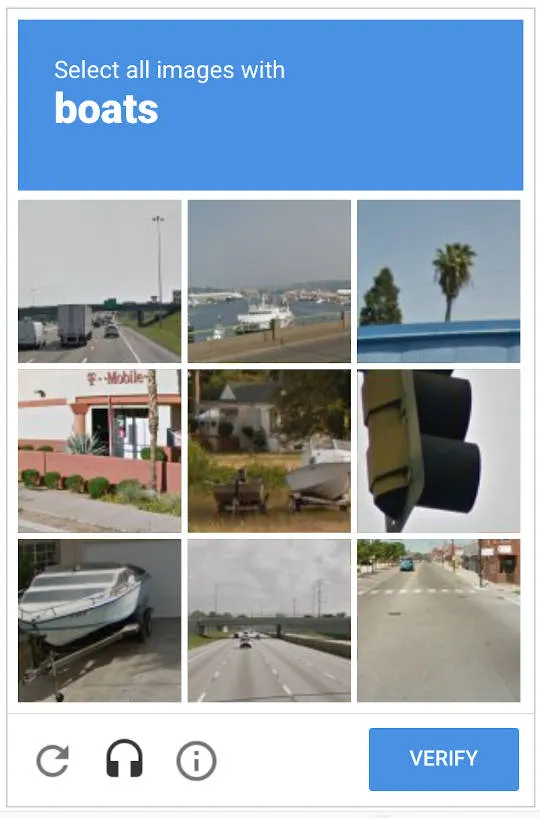
#> input picture debugs/captcha-samples/boats.jpg, 540 x 818 px, found by its file name
$ python validate_grid.py
#> lines starting #> are read from the running program, lines starting #| are printed output that depends on the picture; after the words box and inside, x2 and y2 are one past the last pixel; in counts of white or black regions, pixels touching at a corner belong together
"""验证改进后的网格检测算法。

算法核心：
  1. 用 Hough 检测强水平线 → 聚类
  2. 对 3×3 和 4×4 两种候选分别尝试：
     - 预期 cell 间距 = image_width / n
     - 在聚类中贪心匹配等距线序列（容差 15%）
  3. 选择匹配最好的候选

正确答案 (ground truth):
  boats.jpg        → 3×3, correct cells = [2, 5, 7]
  crosswalks.jpeg  → 3×3, correct cells = [1, 2, 7]
  traffic-lights.jpg → 4×4, correct cells = [2, 3, 4]
"""

import cv2
import numpy as np
from pathlib import Path

SAMPLES_DIR = Path("debugs/captcha-samples")
OUTPUT_DIR = Path("debugs/captcha")
OUTPUT_DIR.mkdir(parents=True, exist_ok=True)

SAMPLES = [
    ("boats", SAMPLES_DIR / "boats.jpg", 3),
    ("crosswalks", SAMPLES_DIR / "crosswalks.jpeg", 3),
    ("traffic-lights", SAMPLES_DIR / "traffic-lights.jpg", 4),
]


def find_horizontal_line_clusters(img: np.ndarray, merge_gap: int = 15) -> list[int]:
    """检测强水平线并聚类，返回 y 坐标列表。"""
    h, w = img.shape[:2]
    gray = cv2.cvtColor(img, cv2.COLOR_BGR2GRAY)

    edges = cv2.Canny(gray, 100, 200)
    lines = cv2.HoughLinesP(
        edges,
        rho=1,
        theta=np.pi / 180,
        threshold=int(w * 0.5),
        minLineLength=int(w * 0.4),
        maxLineGap=10,
    )

    y_positions = []
    if lines is not None:
        for line in lines:
            x1, y1, x2, y2 = line[0]
            angle = abs(np.arctan2(y2 - y1, x2 - x1) * 180 / np.pi)
            if angle < 5:
                y_positions.append((y1 + y2) // 2)

    y_positions.sort()

    # 聚类
    clusters = []
    for y in y_positions:
        if clusters and abs(y - clusters[-1]) < merge_gap:
            clusters[-1] = (clusters[-1] + y) // 2
        else:
            clusters.append(y)

    return clusters


def detect_grid_region(
    img: np.ndarray,
    tolerance: float = 0.15,
) -> tuple[int, int, int] | None:
    """检测网格区域。

    Returns:
        (grid_top_y, grid_bottom_y, grid_n) 或 None
    """
    h, w = img.shape[:2]
    clusters = find_horizontal_line_clusters(img)

    # 过滤掉顶部边框线 (y < 3% of h) 和底部边框线 (y > 97%)
    filtered = [y for y in clusters if h * 0.03 < y < h * 0.97]

    print(f"    Raw clusters: {clusters}")
    print(f"    Filtered:     {filtered}")

    best_score = float("inf")
    best_result = None

    for n in [3, 4]:
        expected_spacing = w / n

        # 从每个聚类开始，尝试贪心匹配 (n+1) 个等距点
        for start_idx in range(len(filtered)):
            matched = [filtered[start_idx]]

            for j in range(start_idx + 1, len(filtered)):
                expected_next = matched[-1] + expected_spacing
                if abs(filtered[j] - expected_next) < expected_spacing * tolerance:
                    matched.append(filtered[j])
                    if len(matched) == n + 1:
                        break

            if len(matched) == n + 1:
                spacings = [
                    matched[k + 1] - matched[k] for k in range(len(matched) - 1)
                ]
                avg_sp = sum(spacings) / len(spacings)
                # 分数 = 间距偏差 + cell 宽高比偏差
                spacing_score = sum(abs(s - avg_sp) for s in spacings)
                # cell 应该接近正方形
                cell_h = avg_sp
                cell_w = w / n
                aspect_score = abs(cell_h / cell_w - 1.0) * 100
                total_score = spacing_score + aspect_score

                if total_score < best_score:
                    best_score = total_score
                    best_result = (
                        matched[0],
                        matched[-1],
                        n,
                        matched,
                        spacings,
                        total_score,
                    )

    if best_result:
        top, bottom, n, matched, spacings, score = best_result
        print(
            f"    Best: {n}×{n}, lines={matched}, spacings={spacings}, score={score:.1f}"
        )
        return top, bottom, n

    # 回退：假设网格在底部正方形区域
    print("    FALLBACK: assuming bottom-square region, 3×3")
    return h - w, h, 3


def draw_grid(
    img: np.ndarray,
    grid_top: int,
    grid_bottom: int,
    grid_n: int,
) -> np.ndarray:
    """在图片上绘制网格和编号。"""
    vis = img.copy()
    h, w = img.shape[:2]
    grid_height = grid_bottom - grid_top
    cell_w = w / grid_n
    cell_h = grid_height / grid_n

    # 画 header/grid 分界线
    cv2.line(vis, (0, grid_top), (w, grid_top), (0, 0, 255), 2)

    cell_idx = 1
    for r in range(grid_n):
        for c in range(grid_n):
            x1 = int(c * cell_w)
            y1 = int(grid_top + r * cell_h)
            x2 = int((c + 1) * cell_w)
            y2 = int(grid_top + (r + 1) * cell_h)

            # 格子边框
            cv2.rectangle(vis, (x1, y1), (x2, y2), (0, 255, 255), 2)

            # 编号
            label = str(cell_idx)
            (tw, th), _ = cv2.getTextSize(label, cv2.FONT_HERSHEY_SIMPLEX, 0.9, 2)
            lx = x2 - tw - 8
            ly = y2 - 8
            cv2.rectangle(
                vis,
                (lx - 4, ly - th - 4),
                (lx + tw + 4, ly + 4),
                (255, 255, 255),
                cv2.FILLED,
            )
            cv2.putText(
                vis,
                label,
                (lx, ly),
                cv2.FONT_HERSHEY_SIMPLEX,
                0.9,
                (0, 0, 255),
                2,
                cv2.LINE_AA,
            )
            cell_idx += 1

    return vis


def main():
    print("=" * 60)
    print("网格检测算法验证")
    print("=" * 60)

    for name, path, expected_n in SAMPLES:
        print(f"\n{'─'*60}")
        print(f"  {name}: expected {expected_n}×{expected_n}")

        if not path.exists():
            print(f"    SKIP: not found")
            continue

        img = cv2.imread(str(path))
#> img is the input picture: shape (818, 540, 3); mean B, G, R 177.6, 164, 149.8
        h, w = img.shape[:2]
        print(f"    Image: {w}×{h}")
#|     Image: 540×818

        result = detect_grid_region(img)
#> in find_horizontal_line_clusters, `gray = cv2.cvtColor(img, cv2.COLOR_BGR2GRAY)`:
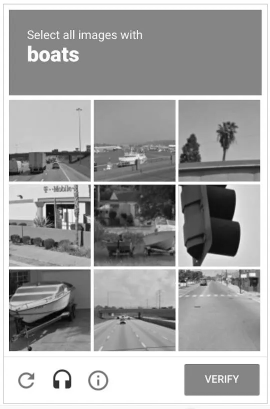
#> gray: shape (818, 540) (shown at 1/2 size); min 0, max 255, mean 161.3
#> in find_horizontal_line_clusters, `edges = cv2.Canny(gray, 100, 200)`:
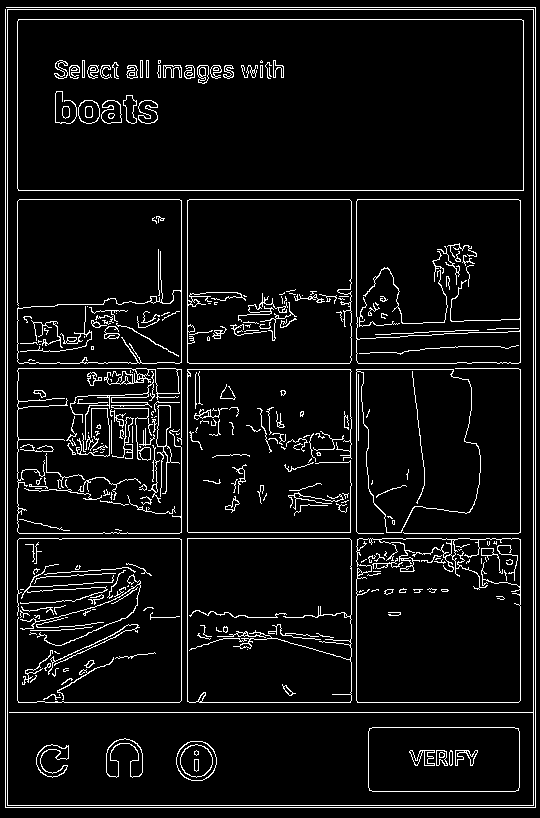
#> edges: shape (818, 540); 6.8% white in thin lines or dots
#> in find_horizontal_line_clusters, `lines = cv2.HoughLinesP( edges, rho=1, theta=np.pi / 180, threshold=in..`: lines = 21 rows, first 6: [7, 807, 7, 7], [5, 807, 5, 9], [535, 807, 535, 7], [533, 807, 533, 7], [17, 700, 17, 201], [6, 7, 534, 7]
#> the loop in find_horizontal_line_clusters, `for line in lines:` made 21 passes
#> (x1, y1, x2, y2, angle) on passes 1 to 8: (7, 807, 7, 7, 90), (5, 807, 5, 9, 90), (535, 807, 535, 7, 90), (533, 807, 533, 7, 90), (17, 700, 17, 201, 90), (6, 7, 534, 7, 0), (187, 712, 187, 190, 90), (8, 805, 532, 805, 0)
#> after the loop in find_horizontal_line_clusters, `for line in lines:`: y_positions = [7, 805, 807, 190, 9, 19, 199, 712, 702, 538, 363, 369]
#> the loop in find_horizontal_line_clusters, `for y in y_positions:` made 12 passes
#> y on passes 1 to 8: 7, 9, 19, 190, 199, 363, 369, 538
#> after the loop in find_horizontal_line_clusters, `for y in y_positions:`: clusters = [13, 194, 366, 538, 707, 806]
#> in detect_grid_region, `filtered = [y for y in clusters if h * 0.03 < y < h * 0.97]`: filtered = [194, 366, 538, 707]
#|     Raw clusters: [13, 194, 366, 538, 707, 806]
#|     Filtered:     [194, 366, 538, 707]
#> after the loop in detect_grid_region, `for n in [3, 4]:`: best_result = (194, 707, 3, [194, 366, 538, 707], [172, 172, 169], 9); best_score = 9
#> in detect_grid_region, `top, bottom, n, matched, spacings, score = best_result`: top = 194; bottom = 707; n = 3; matched = [194, 366, 538, 707]; spacings = [172, 172, 169]; score = 9
#|     Best: 3×3, lines=[194, 366, 538, 707], spacings=[172, 172, 169], score=9.0
#> result = (194, 707, 3)
        if result is None:
            print(f"    FAIL: could not detect grid")
            continue

        grid_top, grid_bottom, grid_n = result
#> grid_top = 194; grid_bottom = 707; grid_n = 3
        grid_h = grid_bottom - grid_top
#> grid_h = 513
        cell_w = w / grid_n
#> cell_w = 180
        cell_h = grid_h / grid_n
#> cell_h = 171

        match = "✓" if grid_n == expected_n else "✗"
#> match = '✓'
        print(f"    Result: {grid_n}×{grid_n} {match}")
#|     Result: 3×3 ✓
        print(f"    Grid: y=[{grid_top}, {grid_bottom}], h={grid_h}")
#|     Grid: y=[194, 707], h=513
        print(f"    Cell: {cell_w:.1f}×{cell_h:.1f}, aspect={cell_h/cell_w:.3f}")
#|     Cell: 180.0×171.0, aspect=0.950

        # 保存标注图
        vis = draw_grid(img, grid_top, grid_bottom, grid_n)
#> in draw_grid, `grid_height = grid_bottom - grid_top`: grid_height = 513
#> in draw_grid, `cell_w = w / grid_n`: cell_w = 180
#> in draw_grid, `cell_h = grid_height / grid_n`: cell_h = 171
#> in draw_grid, `cv2.line(vis, (0, grid_top), (w, grid_top), (0, 0, 255), 2)`:
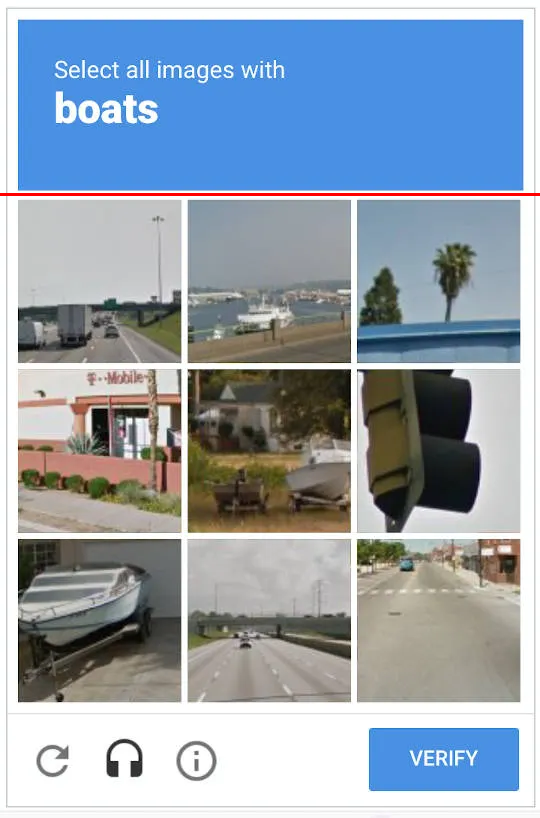
#> vis: shape (818, 540, 3); 0.37% of pixels changed, all inside (x1, y1, x2, y2) = (0, 193, 540, 196)
#> after the loop in draw_grid, `for r in range(grid_n):`:
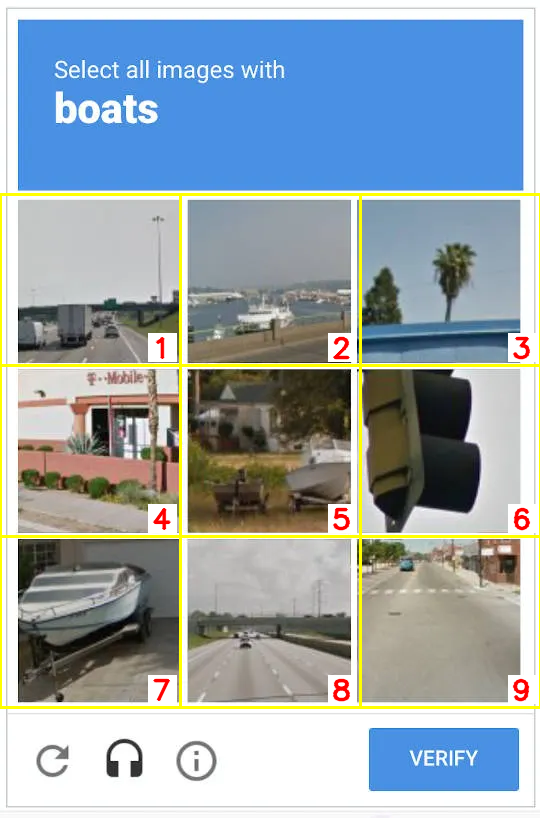
#> vis: shape (818, 540, 3); 4.11% of pixels changed, all inside (x1, y1, x2, y2) = (0, 193, 540, 709)
#> after the loop in draw_grid, `for r in range(grid_n):`: cell_idx = 10
        out_path = OUTPUT_DIR / f"validated_{name}_{grid_n}x{grid_n}.png"
        cv2.imwrite(str(out_path), vis)
        print(f"    Saved: {out_path}")
#|     Saved: debugs/captcha/validated_boats_3x3.png
#> pass 2 of the loop in main, `for name, path, expected_n in SAMPLES:`:
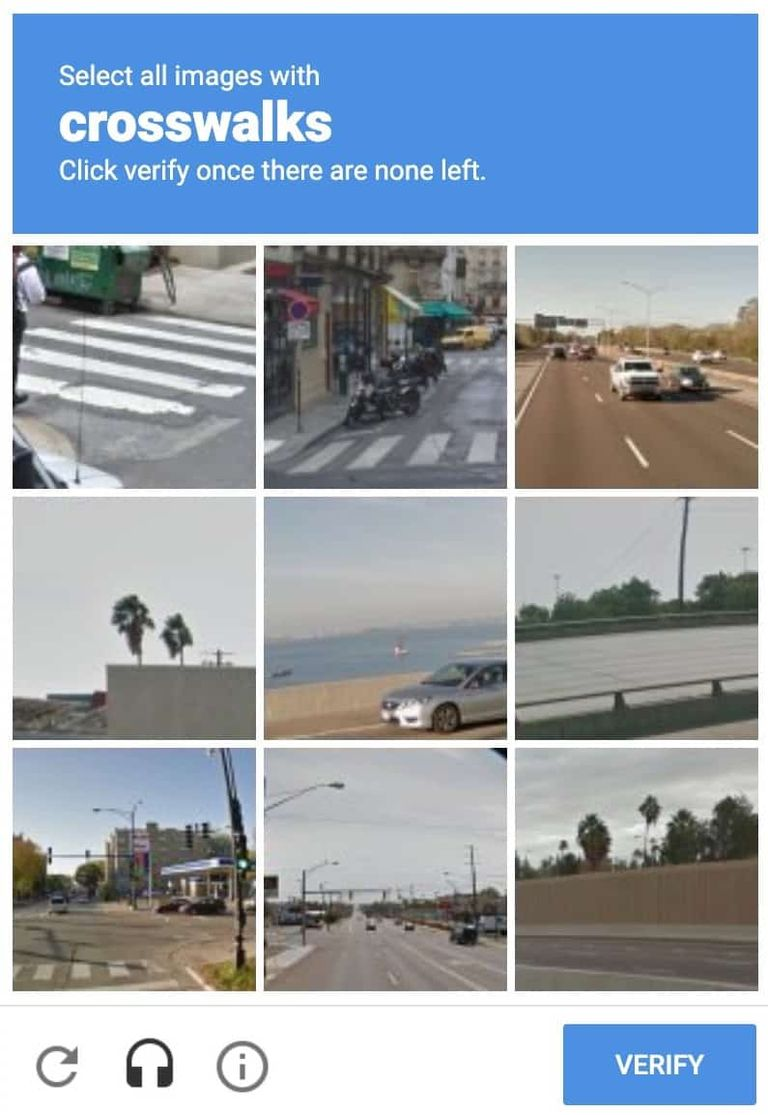
#> input picture debugs/captcha-samples/crosswalks.jpeg, 768 x 1115 px, found by its file name
#> in main, img is the input picture: shape (1115, 768, 3); mean B, G, R 175.3, 161.5, 149.1
#|     Image: 768×1115
#> gray: shape (1115, 768)
#> in find_horizontal_line_clusters (call 2), `edges = cv2.Canny(gray, 100, 200)`:
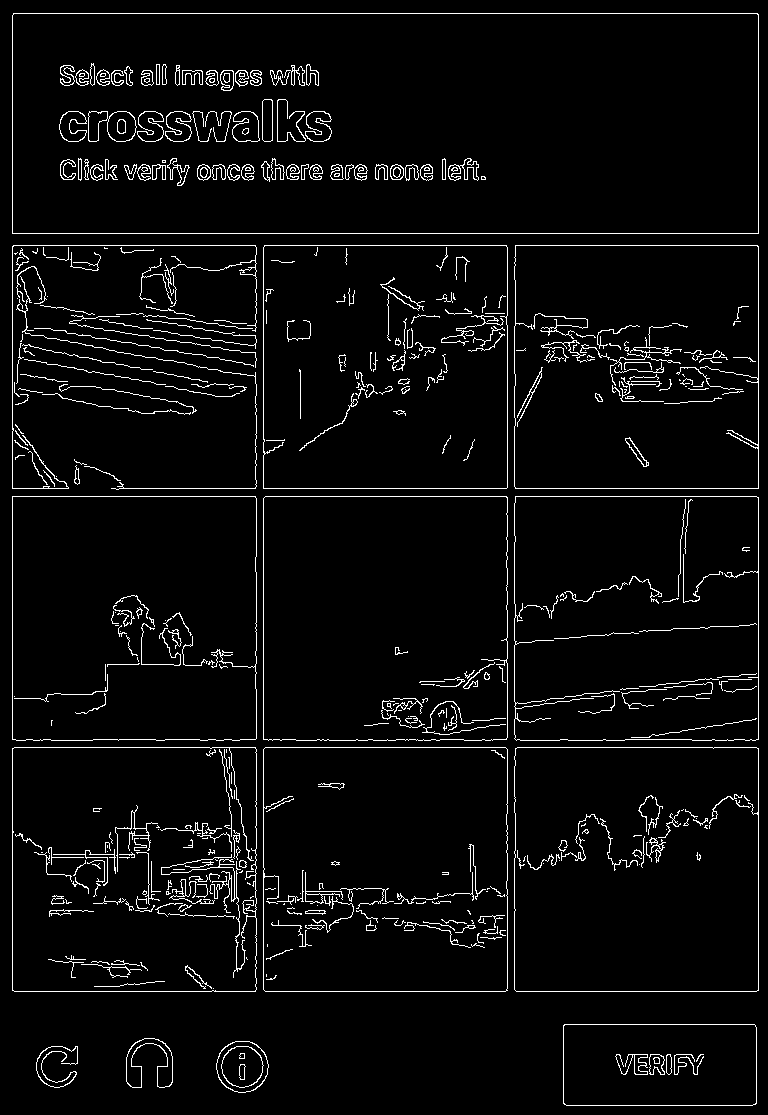
#> edges: shape (1115, 768); 4.2% white in thin lines or dots
#> lines = [[12, 990, 12, 246], [758, 990, 758, 246], [12, 233, 758, 233], [14, 747, 505, 747], [263, 989, 263, 247], [14, 991, 756, 991], [13, 496, 756, 496], [13, 245, 757, 245], [13, 13, 757, 13], [111, 488, 757, 488], [507, 737, 507, 247]]
#> the loop in find_horizontal_line_clusters (call 2), `for line in lines:` made 11 passes
#> (x1, y1, x2, y2, angle) on passes 1 to 4: (12, 990, 12, 246, 90), (758, 990, 758, 246, 90), (12, 233, 758, 233, 0), (14, 747, 505, 747, 0)
#> after the loop in find_horizontal_line_clusters (call 2), `for line in lines:`: y_positions = [233, 747, 991, 496, 245, 13, 488]
#> the loop in find_horizontal_line_clusters (call 2), `for y in y_positions:` made 7 passes
#> y on passes 1 to 4: 13, 233, 245, 488
#> after the loop in find_horizontal_line_clusters (call 2), `for y in y_positions:`: clusters = [13, 239, 492, 747, 991]
#|     Raw clusters: [13, 239, 492, 747, 991]
#|     Filtered:     [239, 492, 747, 991]
#|     Best: 3×3, lines=[239, 492, 747, 991], spacings=[253, 255, 244], score=15.4
#> result = (239, 991, 3)
#> grid_top = 239; grid_bottom = 991
#> grid_h = 752
#> in main, `cell_w = w / grid_n`: cell_w = 256
#> in main, `cell_h = grid_h / grid_n`: cell_h = 250.7
#|     Result: 3×3 ✓
#|     Grid: y=[239, 991], h=752
#|     Cell: 256.0×250.7, aspect=0.979
#> grid_height = 752
#> in draw_grid (call 2), `cell_w = w / grid_n`: cell_w = 256
#> in draw_grid (call 2), `cell_h = grid_height / grid_n`: cell_h = 250.7
#> after the loop in draw_grid (call 2), `for r in range(grid_n):`:
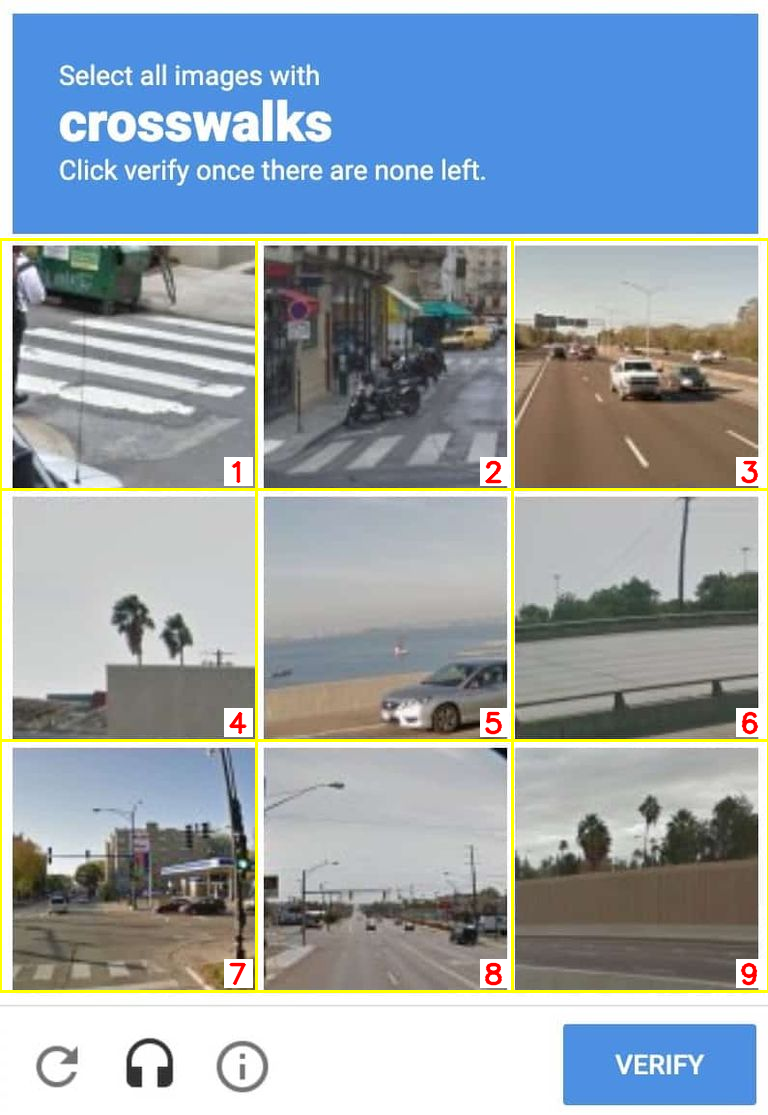
#> vis: shape (1115, 768, 3); mean B, G, R 171.9, 162.7, 150.7
#> after the loop in draw_grid (call 2), `for r in range(grid_n):`: cell_idx = 10
#|     Saved: debugs/captcha/validated_crosswalks_3x3.png

    print(f"\n{'='*60}")
    print("Done.")


if __name__ == "__main__":
    main()
